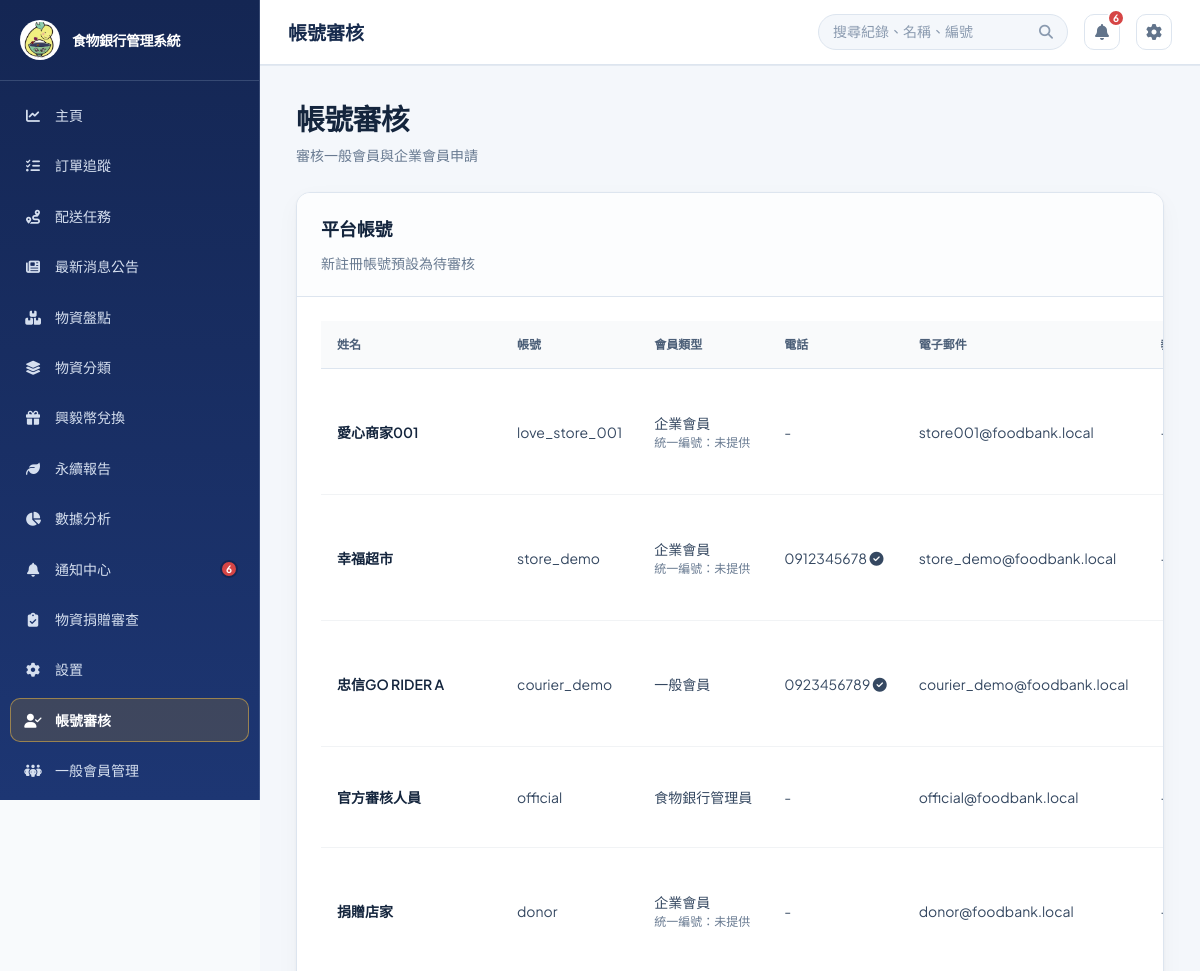
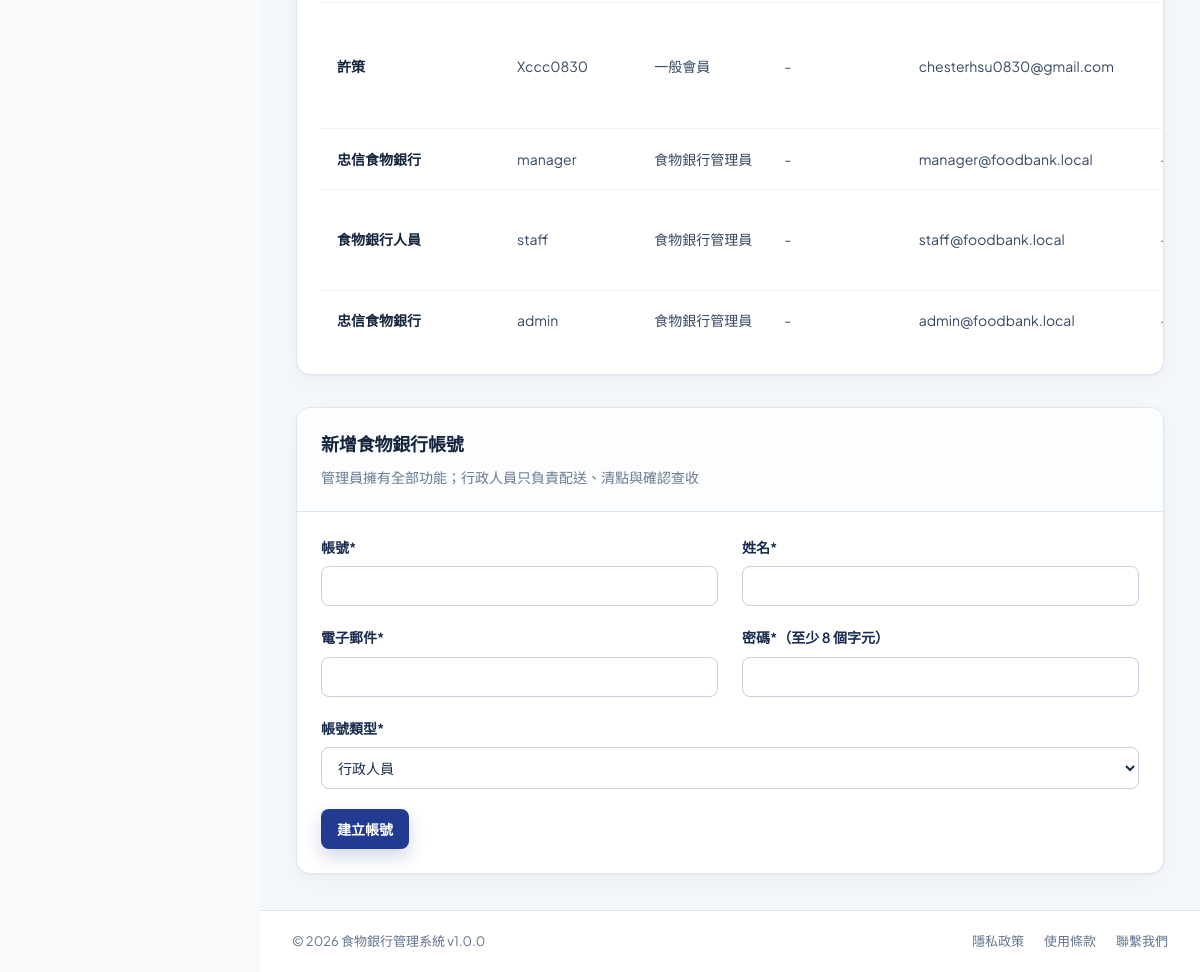
The app's page /?page=users (signed in) with its own data (2 pictures, top to bottom).
### tables this page shows
CREATE TABLE `users` (
  `user_id` int(11) NOT NULL,
  `username` varchar(50) NOT NULL,
  `password` varchar(255) NOT NULL,
  `email` varchar(100) NOT NULL,
  `full_name` varchar(100) NOT NULL,
  `phone` varchar(20) DEFAULT NULL,
  `role` enum('foodbank_staff','member') NOT NULL DEFAULT 'foodbank_staff',
  `member_type` enum('general','enterprise') NOT NULL DEFAULT 'general',
  `staff_type` enum('admin','clerk') DEFAULT NULL,
  `tax_id` varchar(8) DEFAULT NULL,
  `referral_source` varchar(50) DEFAULT NULL,
  `blacklisted_at` datetime DEFAULT NULL,
  `blacklist_reason` varchar(255) DEFAULT NULL,
  `department` varchar(50) DEFAULT NULL,
  `status` enum('active','inactive','suspended') DEFAULT 'active',
  `created_at` timestamp NULL DEFAULT current_timestamp(),
  `updated_at` timestamp NULL DEFAULT current_timestamp() ON UPDATE current_timestamp(),
  `created_by` int(11) DEFAULT NULL,
  `phone_verified` tinyint(1) NOT NULL DEFAULT 0,
  `is_enterprise_verified` tinyint(1) DEFAULT 0,
  `enterprise_name` varchar(150) DEFAULT NULL,
  `enterprise_verified_at` datetime DEFAULT NULL
);

### config/database.php (called while the page is built, shortened)
<?php
class Database
{
    private $connection = null;
    public function getConnection()
    {
        return $this->connection;
    }
    private function connect()
    {
        $this->connection = @new mysqli(DB_HOST, DB_USER, DB_PASS, DB_NAME, DB_PORT);
    }
}
$db = new Database();

### src/models/BaseModel.php (called while the page is built, shortened)
<?php
require_once __DIR__ . '/../../config/database.php';
abstract class BaseModel {
    public function __construct() {
        global $db;
        $this->db = $db->getConnection();
    }
}
?>

### src/models/NotificationModel.php (called while the page is built, shortened)
<?php
require_once __DIR__ . '/BaseModel.php';
class NotificationModel extends BaseModel {
    public function getLatestIdForUser($userId) {
        $userId = (int) $userId;
        $result = $this->db->query("SELECT COALESCE(MAX(notification_id), 0) AS latest_id FROM notifications WHERE user_id = {$userId}");
        $row = $result->fetch_assoc();
        return (int) ($row['latest_id'] ?? 0);
    }
    public function getUnreadCount($userId) {
        $userId = (int) $userId;
        $result = $this->db->query("SELECT COUNT(*) AS unread_count FROM notifications WHERE user_id = {$userId} AND read_at IS NULL");
        $row = $result->fetch_assoc();
        return (int) ($row['unread_count'] ?? 0);
    }
}

### src/views/users.php (the view, shortened to what this page needs)
<?php
$connection = $db->getConnection();
$isVolunteerManagement = ($page ?? '') === 'volunteer_management';
$users = [];
$result = $connection->query(
    "SELECT u.user_id, u.username, u.full_name, u.email, u.role, u.member_type, u.staff_type, u.tax_id, u.referral_source, u.blacklisted_at, u.blacklist_reason, u.status, u.phone, u.phone_verified, u.created_at, vc.completed_at AS consent_completed_at
     FROM users u
     LEFT JOIN volunteer_consents vc ON vc.user_id = u.user_id
    " . ($isVolunteerManagement ? "WHERE u.role = 'member' AND u.member_type = 'general'" : '') . "
    ORDER BY FIELD(u.status, 'inactive', 'active', 'suspended'), u.created_at DESC"
);
if ($result) {
    while ($user = $result->fetch_assoc()) {
        $users[] = $user;
    }
}
?>
<div class="view-header"><div><h1 class="view-title"><?php echo $isVolunteerManagement ? '一般會員管理' : '帳號審核'; ?></h1><p class="view-subtitle"><?php echo $isVolunteerManagement ? '查看一般會員申請、教育訓練與帳號狀態' : '審核一般會員與企業會員申請'; ?></p></div></div>
<div class="card">
    <div class="card-header">
        <h2><?php echo $isVolunteerManagement ? '一般會員名單' : '平台帳號'; ?></h2>
        <p><?php echo $isVolunteerManagement ? '管理一般會員申請與開通狀態' : '新註冊帳號預設為待審核'; ?></p>
    </div>
    <div class="card-body users-table-body">
        <table class="data-table users-table">
            <thead><tr><th>姓名</th><th>帳號</th><th>會員類型</th><th>電話</th><th>電子郵件</th><th>教育訓練（外送志工）</th><th>狀態</th><th>操作</th></tr></thead>
            <tbody>
                <?php foreach ($users as $user): ?>
                    <?php
                    $memberLabel = $user['role'] === 'member'
                        ? ($user['member_type'] === 'enterprise' ? '企業會員' : '一般會員')
                        : ($user['staff_type'] === 'clerk' ? '食物銀行行政人員' : '食物銀行管理員');
                    $requiresConsent = $user['role'] === 'member' && $user['member_type'] === 'general';
                    ?>
                    <tr>
                        <td><strong><?php echo htmlspecialchars($user['full_name']); ?></strong></td>
                        <td><?php echo htmlspecialchars($user['username']); ?></td>
                        <td>
                            <?php echo htmlspecialchars($memberLabel); ?>
                            <?php if ($user['role'] === 'member' && $user['member_type'] === 'enterprise'): ?>
                                <br><small>統一編號：<?php echo htmlspecialchars($user['tax_id'] ?: '未提供'); ?></small>
                            <?php endif; ?>
                        </td>
                        <td><?php echo htmlspecialchars($user['phone'] ?? '-'); ?> <?php echo $user['phone_verified'] ? '<i class="fas fa-circle-check" title="已驗證"></i>' : ''; ?></td>
                        <td><?php echo htmlspecialchars($user['email']); ?></td>
                        <td><?php if ($requiresConsent): ?><?php echo $user['consent_completed_at'] ? '<span class="status status-active">已完成</span>' : '<span class="status status-pending">未申請</span>'; ?><?php else: ?>-<?php endif; ?></td>
                    </tr>
                <?php endforeach; ?>
            </tbody>
        </table>
    </div>
</div>
<?php if (!$isVolunteerManagement): ?>
<div class="card mt-32">
    <div class="card-header"><h2>新增食物銀行帳號</h2><p>管理員擁有全部功能；行政人員只負責配送、清點與確認查收</p></div>
    <div class="card-body">
        <form method="post">
            <div class="grid-2">
                <div class="form-group"><label>帳號*</label><input name="username" required maxlength="50"></div>
                <div class="form-group"><label>姓名*</label><input name="full_name" required maxlength="100"></div>
            </div>
            <div class="grid-2">
                <div class="form-group"><label>電子郵件*</label><input type="email" name="email" required maxlength="100"></div>
                <div class="form-group"><label>密碼*（至少 8 個字元）</label><input type="password" name="password" required minlength="8" autocomplete="new-password"></div>
            </div>
            <div class="form-group"><label>帳號類型*</label><select name="staff_type" required><option value="clerk">行政人員</option><option value="admin">管理員</option></select></div>
            <button class="btn btn-primary" type="submit">建立帳號</button>
        </form>
    </div>
</div>
<?php endif; ?>

### public/index.php (shortened to what this page needs)
<?php
require_once BASE_PATH . '/config/database.php';
$connection = $db->getConnection();
$demoPasswordHashes = [
    'manager' => '866485796cfa8d7c0cf7111640205b83076433547577511d81f8030ae99ecea5',
    'staff' => '10176e7b7b24d317acfcf8d2064cfd2f24e154f7b5a96603077d5ef813d6a6b6',
];
foreach ($demoPasswordHashes as $demoUsername => $demoPasswordHash) {
    $demoUsernameEscaped = $connection->real_escape_string($demoUsername);
    $connection->query(
        "UPDATE users SET password = '{$demoPasswordHash}' WHERE username = '{$demoUsernameEscaped}' AND CHAR_LENGTH(password) <> 60 AND CHAR_LENGTH(password) <> 64"
    );
}
$connection->query(
    "UPDATE users SET full_name = CASE username
        WHEN 'official' THEN '食物銀行官方人員'
        WHEN 'manager' THEN '忠信食物銀行'
        WHEN 'staff' THEN '食物銀行官方人員'
        WHEN 'volunteer' THEN '忠信GO RIDER'
        WHEN 'donor' THEN '捐贈剩食店家'
        ELSE full_name
    END
    WHERE username IN ('official', 'manager', 'staff', 'volunteer', 'donor')
      AND (full_name LIKE '%?%' OR full_name = '')"
);
if (!empty($_SESSION['user']['username'])) {
    $sessionUsername = $connection->real_escape_string($_SESSION['user']['username']);
    $sessionUserResult = $connection->query("SELECT user_id, username, full_name, role, member_type, staff_type, enterprise_name, status, email, phone, phone_verified FROM users WHERE username = '{$sessionUsername}' LIMIT 1");
}
$currentUser = $_SESSION['user'];
$authService = AuthService::forCurrentUser($currentUser);
require_once BASE_PATH . '/src/models/NotificationModel.php';
$notificationModel = new NotificationModel();
$unreadNotificationCount = 0;
if (isset($currentUser['user_id'])) {
    $unreadNotificationCount = (int) $notificationModel->getUnreadCount((int) $currentUser['user_id']);
}
$latestNotificationId = $notificationModel->getLatestIdForUser((int) $currentUser['user_id']);
$role = $currentUser['role'];
$page = isset($_GET['page']) ? trim($_GET['page']) : 'dashboard';
$page = basename($page);
$menu_items = [
    'dashboard' => ['label' => '主頁', 'icon' => 'fa-solid fa-chart-line'],
    'order_tracking' => ['label' => '訂單追蹤', 'icon' => 'fa-solid fa-list-check'],
    'deliveries' => ['label' => '配送任務', 'icon' => 'fa-solid fa-route'],
    'material_transport' => ['label' => '物資運送', 'icon' => 'fa-solid fa-truck-fast'],
    'news' => ['label' => '最新消息公告', 'icon' => 'fa-solid fa-newspaper'],
    'inventory' => ['label' => '物資盤點', 'icon' => 'fa-solid fa-boxes-stacked'],
    'item_categories' => ['label' => '物資分類', 'icon' => 'fa-solid fa-layer-group'],
    'rewards' => ['label' => '興毅幣兌換', 'icon' => 'fa-solid fa-gift'],
    'carbon_report' => ['label' => '永續報告', 'icon' => 'fa-solid fa-leaf'],
    'reports' => ['label' => '數據分析', 'icon' => 'fa-solid fa-chart-pie'],
    'notifications' => ['label' => '通知中心', 'icon' => 'fa-solid fa-bell'],
    'donation_materials' => ['label' => '物資捐贈', 'icon' => 'fa-solid fa-box-open'],
    'donation_materials_review' => ['label' => '物資捐贈審查', 'icon' => 'fa-solid fa-clipboard-check'],
    'settings' => ['label' => '設置', 'icon' => 'fa-solid fa-gear'],
    'users' => ['label' => '帳號審核', 'icon' => 'fa-solid fa-user-check'],
    'volunteer_management' => ['label' => '一般會員管理', 'icon' => 'fa-solid fa-people-group'],
    'rider_application' => ['label' => '申請外送志工', 'icon' => 'fa-solid fa-id-card'],
    'rider_review' => ['label' => '外送志工審核', 'icon' => 'fa-solid fa-user-shield'],
];
$routablePages = array_merge(array_keys($menu_items), ['certificate', 'activity_certificate']);
$allowedPages = array_values(array_filter($routablePages, function ($slug) use ($authService) {
    return $authService->can('page.' . $slug);
}));
?>
<!DOCTYPE html>
<html lang="zh-TW">
<head>
    <link href="https://cdnjs.cloudflare.com/ajax/libs/font-awesome/6.4.0/css/all.min.css" rel="stylesheet">
    <link rel="stylesheet" href="assets/css/style.css?v=<?php echo filemtime(__DIR__ . '/assets/css/style.css'); ?>">
</head>
<body data-notification-poll-url="?action=notifications_poll" data-notification-last-id="<?php echo (int) $latestNotificationId; ?>">
    <div class="app-wrapper">
        <aside class="sidebar">
            <div class="sidebar-header">
                <div class="logo">
                    <img class="logo-image" src="assets/images/foundation-logo.jpg" alt="">
                    <span class="logo-text"><?php echo APP_NAME; ?></span>
                </div>
            </div>
            <nav class="sidebar-nav">
                <?php foreach ($menu_items as $key => $item):
                    if (!in_array($key, $allowedPages, true)) {
                        continue;
                    }
                    $is_active = ($page === $key) ? 'active' : '';
                    $icon = $item['icon'];
                    $label = ($key === 'reports' && $role === 'member') ? '榮譽榜' : $item['label'];
                    ?>
                    <a href="?page=<?php echo $key; ?>" class="nav-item <?php echo $is_active; ?>" title="<?php echo $label; ?>">
                        <span class="nav-icon"><i class="<?php echo $icon; ?>"></i></span>
                        <span class="nav-label"><?php echo $label; ?></span>
                        <?php if ($key === 'notifications'): ?>
                            <span class="notification-badge sidebar-notification-badge" data-notification-badge <?php echo $unreadNotificationCount > 0 ? '' : 'hidden'; ?>><?php echo (int) $unreadNotificationCount; ?></span>
                        <?php endif; ?>
                    </a>
                <?php endforeach; ?>
            </nav>
        </aside>
        <div class="main-container">
            <header class="topbar">
                <div class="topbar-left">
                    <div class="breadcrumb">
                        <span class="page-title" id="pageTitle">
                            <?php echo $menu_items[$page]['label'] ?? '頁面'; ?>
                        </span>
                    </div>
                </div>
                <div class="topbar-right">
                    <div class="search-box">
                        <input type="text" placeholder="搜尋紀錄、名稱、編號" class="search-input">
                        <i class="fas fa-search"></i>
                    </div>
                    <a href="?page=notifications" class="icon-btn" title="通知" aria-label="查看通知中心">
                        <i class="fas fa-bell"></i>
                        <span class="notification-badge" data-notification-badge <?php echo $unreadNotificationCount > 0 ? '' : 'hidden'; ?>><?php echo (int) $unreadNotificationCount; ?></span>
                    </a>
                    <a href="?page=settings" class="icon-btn" title="設置" aria-label="前往設置">
                        <i class="fas fa-cog"></i>
                    </a>
                </div>
            </header>
            <main class="page-content">
                <div class="content-shell">
                    <?php
                    $view_file = BASE_PATH . '/src/views/' . $page . '.php';
                    if (file_exists($view_file)) {
                        include $view_file;
                    }
                    ?>
                </div>
            </main>
        </div>
    </div>
    <footer class="app-footer">
        <div class="footer-content">
            <p>&copy; 2026 <?php echo APP_NAME; ?> v<?php echo APP_VERSION; ?></p>
            <div class="footer-links">
                <a href="#">隱私政策</a>
                <a href="#">使用條款</a>
                <a href="#">聯繫我們</a>
            </div>
        </div>
    </footer>
</body>
</html>

### records on screen
users: role "數據分析", full_name "忠信食物銀行", username "admin", memberLabel "食物銀行管理員", phone "-", email "admin@foodbank.local"
users: full_name "愛心商家001", username "love_store_001", memberLabel "企業會員", tax "未提供", phone "-", email "store001@foodbank.local"
users: full_name "幸福超市", username "store_demo", memberLabel "企業會員", tax "未提供", phone "0912345678", phone_verified 1 (drawn), email "store_demo@foodbank.local"
users: full_name "忠信GO RIDER A", username "courier_demo", memberLabel "一般會員", phone "0923456789", phone_verified 1 (drawn), email "courier_demo@foodbank.local"
users: full_name "官方審核人員", username "official", memberLabel "食物銀行管理員", phone "-", email "official@foodbank.local"
users: full_name "捐贈店家", username "donor", memberLabel "企業會員", tax "未提供", phone "-", email "donor@foodbank.local"
users: full_name "許策", username "Xccc0830", memberLabel "一般會員", phone "-", email "chesterhsu0830@gmail.com"
users: full_name "忠信食物銀行", username "manager", memberLabel "食物銀行管理員", phone "-", email "manager@foodbank.local"
users: full_name "食物銀行人員", username "staff", memberLabel "食物銀行管理員", phone "-", email "staff@foodbank.local"

### other values on screen
APP_NAME "食物銀行管理系統"
$label "主頁"
$label "訂單追蹤"
$label "配送任務"
$label "最新消息公告"
$label "物資盤點"
$label "物資分類"
$label "興毅幣兌換"
$label "永續報告"
$label "通知中心"
$unreadNotificationCount "6"
$label "物資捐贈審查"
$label "設置"
$label "帳號審核"
$label "一般會員管理"
